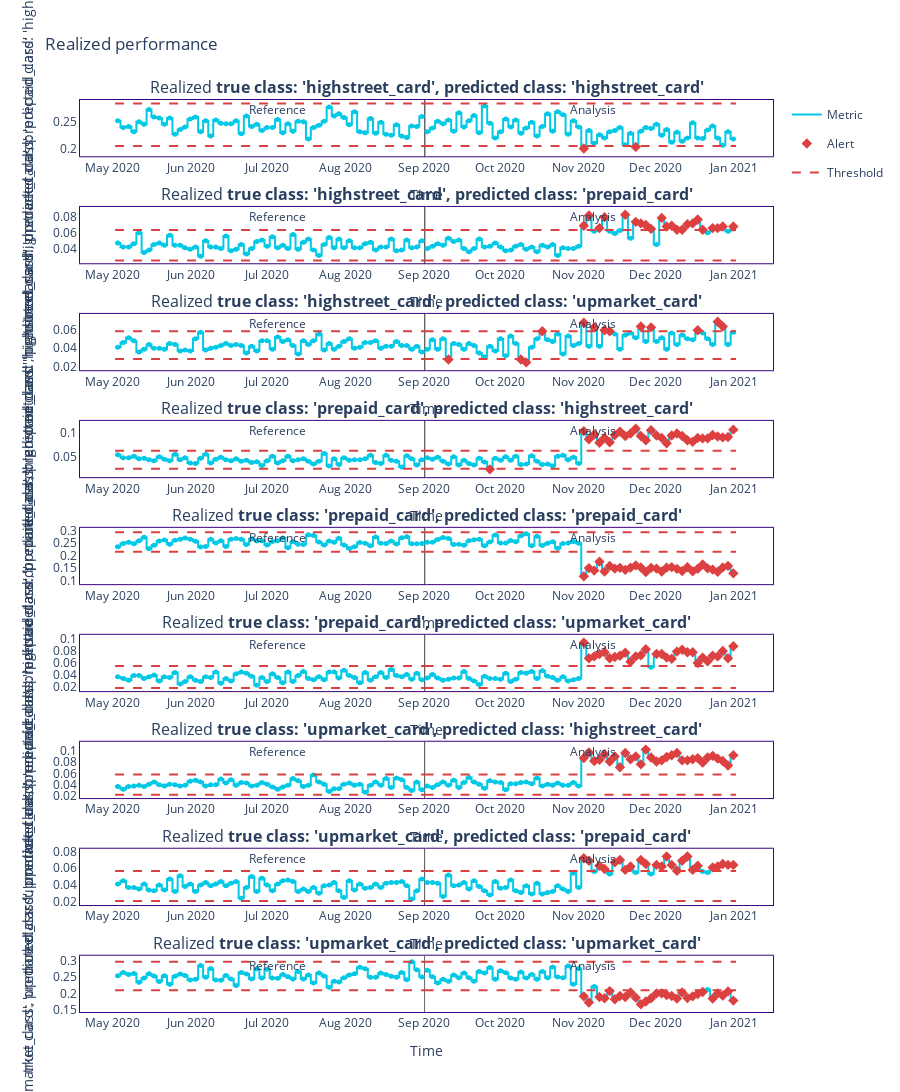

Source (notebook cell):
### Code cell
fig2 = calculated_results.plot()
fig2.show()
